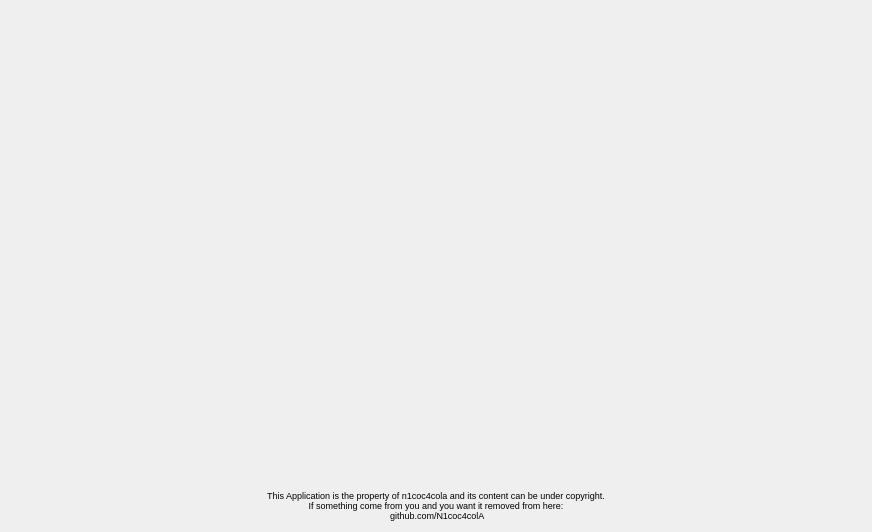
<?xml version="1.0" encoding="UTF-8"?>
<ui version="4.0">
 <class>Components</class>
 <widget class="QWidget" name="Components">
  <property name="geometry">
   <rect>
    <x>0</x>
    <y>0</y>
    <width>872</width>
    <height>532</height>
   </rect>
  </property>
  <property name="windowTitle">
   <string>Form</string>
  </property>
  <layout class="QVBoxLayout" name="verticalLayout_2">
   <property name="spacing">
    <number>0</number>
   </property>
   <item>
    <layout class="QHBoxLayout" name="MLL">
     <property name="spacing">
      <number>0</number>
     </property>
    </layout>
   </item>
   <item>
    <spacer name="verticalSpacer">
     <property name="orientation">
      <enum>Qt::Vertical</enum>
     </property>
     <property name="sizeHint" stdset="0">
      <size>
       <width>20</width>
       <height>40</height>
      </size>
     </property>
    </spacer>
   </item>
   <item>
    <widget class="QLabel" name="label">
     <property name="maximumSize">
      <size>
       <width>16777215</width>
       <height>60</height>
      </size>
     </property>
     <property name="font">
      <font>
       <pointsize>7</pointsize>
      </font>
     </property>
     <property name="styleSheet">
      <string notr="true">border-radius: 3px;</string>
     </property>
     <property name="text">
      <string>This Application is the property of n1coc4cola and its content can be under copyright. 
If something come from you and you want it removed from here:
 github.com/N1coc4colA</string>
     </property>
     <property name="alignment">
      <set>Qt::AlignCenter</set>
     </property>
    </widget>
   </item>
  </layout>
 </widget>
 <resources/>
 <connections/>
</ui>
